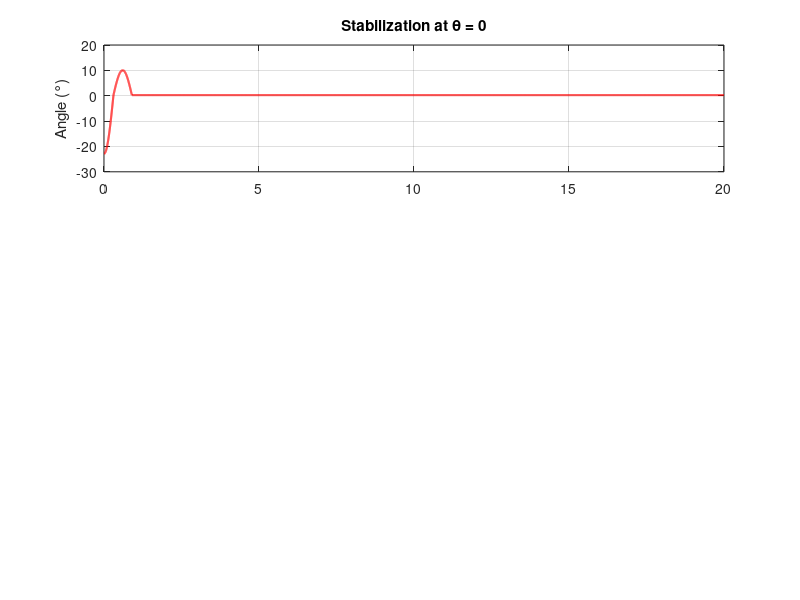

Recreate this plot in MATLAB. (Note: this script raises an error after producing the figure.)
% Neuromorphic Pendulum Stabilization without Friction using Phase-Based Anti-Pulses
clear; clc; close all;

%% System Parameters
L = 0.36;       % Pendulum length (m)
m = 1.0;        % Mass (kg)
g = 9.81;       % Gravity (m/s²)
J = m * L^2;    % Moment of inertia
b = 0;          % No friction

%% Control Parameters
pulse_magnitude = 10.0;      % Torque magnitude (N·m)
pulse_duration = 0.015;      % Active pulse width (s)
deadzone_theta = 0.01;       % Stop if angle below this (rad)
deadzone_dtheta = 0.01;      % Stop if velocity below this (rad/s)
dt = 0.001;                  % Time step
t = 0:dt:20;                 % Simulation time

%% Initial Conditions
theta = -0.4 * ones(size(t));  % Start away from 0
dtheta = zeros(size(t));
torque_log = zeros(size(t));

%% Internal Flags
pulse_timer = 0;
pulse_active = false;

%% Phase-Based Neuromorphic Control Loop
for i = 2:length(t)
    % Detect zero-crossing of angle with matching velocity direction
    if ~pulse_active && ...
       abs(theta(i-1)) < 0.01 && abs(dtheta(i-1)) > 0.01
        pulse_active = true;
        pulse_timer = 0;
    end

    % Apply anti-phase pulse (oppose motion)
    if pulse_active
        torque = -sign(dtheta(i-1)) * pulse_magnitude;
        pulse_timer = pulse_timer + dt;
        if pulse_timer >= pulse_duration
            pulse_active = false;
        end
    else
        torque = 0;
    end

    torque_log(i) = torque;

    % Pendulum Dynamics (no friction)
    ddtheta = (torque - m * g * L * sin(theta(i-1))) / J;
    dtheta(i) = dtheta(i-1) + dt * ddtheta;
    theta(i) = theta(i-1) + dt * dtheta(i);

    % Stop condition: near zero energy
    if abs(theta(i)) < deadzone_theta && abs(dtheta(i)) < deadzone_dtheta
        theta(i+1:end) = theta(i);
        dtheta(i+1:end) = 0;
        torque_log(i+1:end) = 0;
        break;
    end
end

%% Visualization
figure('Position', [100 100 900 700]);

subplot(3,1,1);
plot(t, rad2deg(theta), 'r', 'LineWidth', 1.5);
ylabel('Angle (°)'); title('Stabilization at θ = 0');
grid on; yline(0, '--k');

subplot(3,1,2);
plot(t, dtheta, 'g', 'LineWidth', 1.5);
ylabel('Velocity (rad/s)');
grid on; yline(0, '--k');

subplot(3,1,3);
stairs(t, torque_log, 'b', 'LineWidth', 1.5);
xlabel('Time (s)'); ylabel('Torque (N·m)');
title('Anti-phase Energy-Removal Pulses');
grid on; ylim([-1.1*pulse_magnitude, 1.1*pulse_magnitude]);

%% Energy Plot
KE = 0.5 * J * dtheta.^2;
PE = m * g * L * (1 - cos(theta));
figure;
plot(t, KE + PE, 'k', 'LineWidth', 1.5);
xlabel('Time (s)'); ylabel('Energy (J)');
title('Energy Dissipation Toward Zero Without Friction');
grid on;
